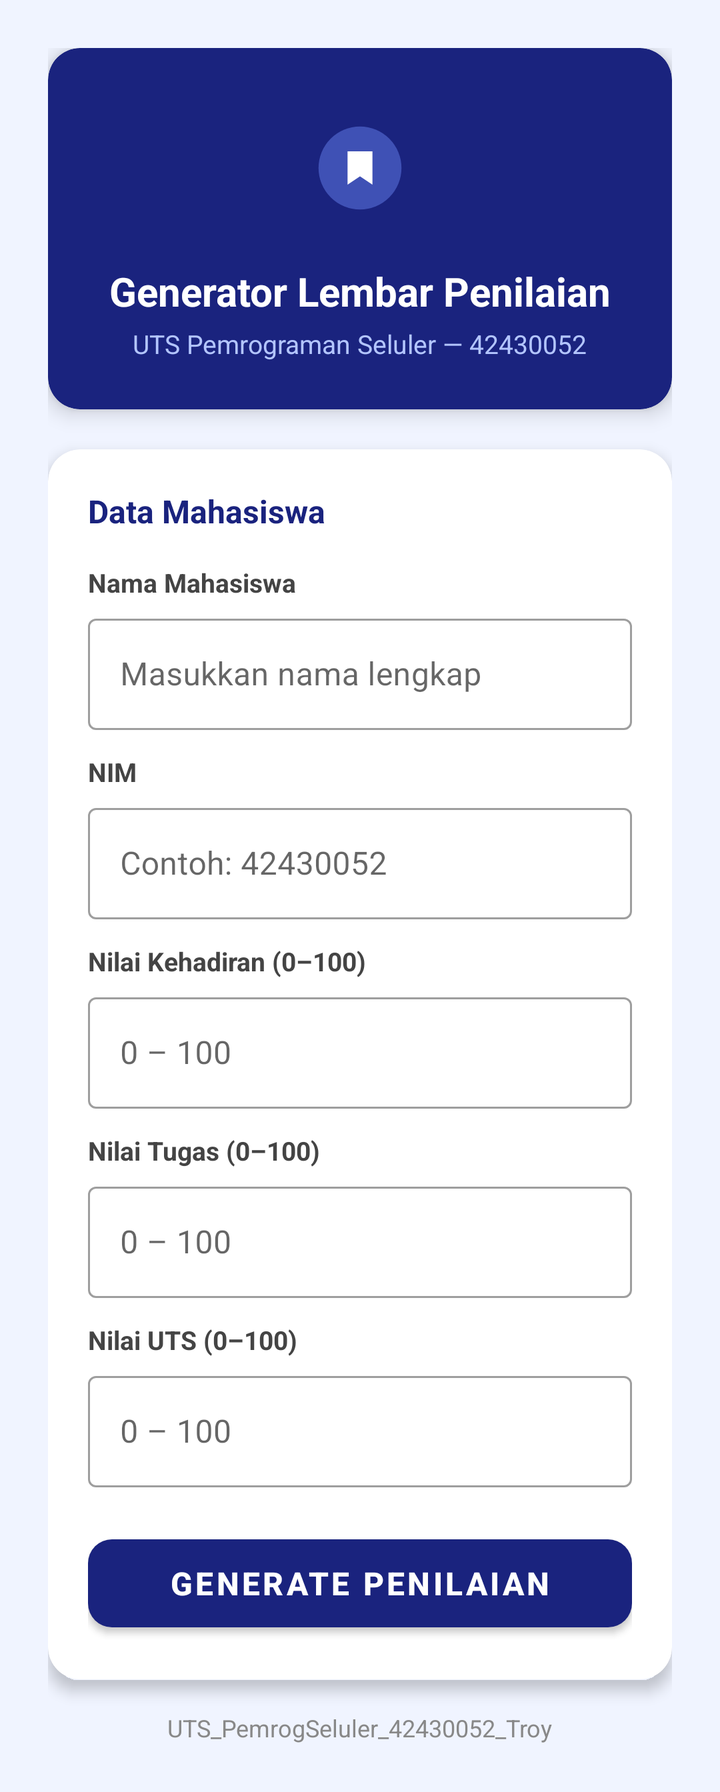
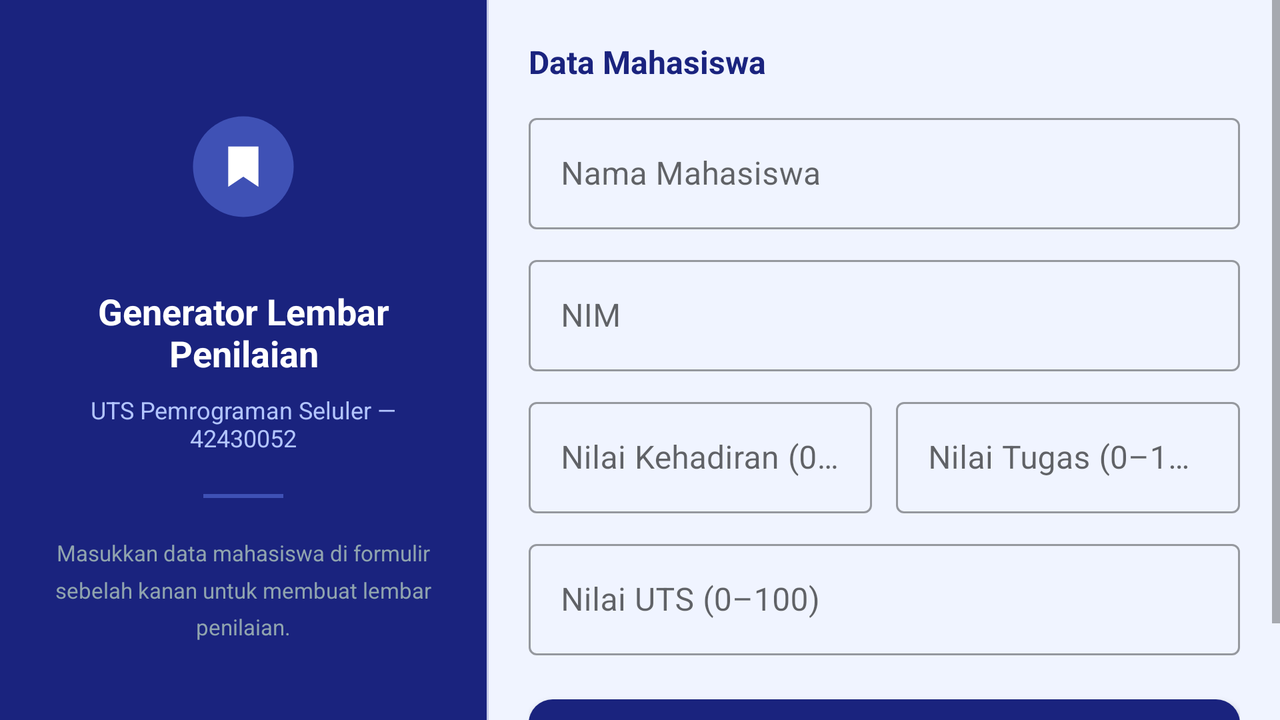

Two renders of one Android screen. The first uses the default layout on a phone; the second uses the alternative layout the repository ships for a different screen configuration, on a matching device. The two XML files are below.
<!-- AndroidManifest.xml: application theme Theme.UTSPemrogSeluler -->
<!-- res/layout/activity_main.xml -->
<?xml version="1.0" encoding="utf-8"?>
<ScrollView xmlns:android="http://schemas.android.com/apk/res/android"
    xmlns:app="http://schemas.android.com/apk/res-auto"
    android:layout_width="match_parent"
    android:layout_height="match_parent"
    android:background="#F0F4FF"
    android:fillViewport="true">

    <androidx.constraintlayout.widget.ConstraintLayout
        android:layout_width="match_parent"
        android:layout_height="wrap_content"
        android:padding="24dp">

        
        <androidx.cardview.widget.CardView
            android:id="@+id/cardHeader"
            android:layout_width="0dp"
            android:layout_height="wrap_content"
            app:cardCornerRadius="16dp"
            app:cardElevation="6dp"
            app:cardBackgroundColor="#1A237E"
            app:layout_constraintTop_toTopOf="parent"
            app:layout_constraintStart_toStartOf="parent"
            app:layout_constraintEnd_toEndOf="parent">

            <LinearLayout
                android:layout_width="match_parent"
                android:layout_height="wrap_content"
                android:orientation="vertical"
                android:padding="24dp"
                android:gravity="center">

                <ImageView
                    android:id="@+id/ivLogo"
                    android:layout_width="72dp"
                    android:layout_height="72dp"
                    android:src="@drawable/ic_launcher_foreground"
                    android:background="@drawable/circle_bg"
                    android:padding="8dp"
                    android:contentDescription="Logo"/>

                <TextView
                    android:layout_width="wrap_content"
                    android:layout_height="wrap_content"
                    android:text="@string/app_title"
                    android:textColor="#FFFFFF"
                    android:textSize="20sp"
                    android:textStyle="bold"
                    android:layout_marginTop="12dp"/>

                <TextView
                    android:layout_width="wrap_content"
                    android:layout_height="wrap_content"
                    android:text="@string/app_subtitle"
                    android:textColor="#B3C5FF"
                    android:textSize="13sp"
                    android:layout_marginTop="4dp"/>
            </LinearLayout>
        </androidx.cardview.widget.CardView>

        
        <androidx.cardview.widget.CardView
            android:id="@+id/cardForm"
            android:layout_width="0dp"
            android:layout_height="wrap_content"
            android:layout_marginTop="20dp"
            app:cardCornerRadius="16dp"
            app:cardElevation="4dp"
            app:cardBackgroundColor="#FFFFFF"
            app:layout_constraintTop_toBottomOf="@id/cardHeader"
            app:layout_constraintStart_toStartOf="parent"
            app:layout_constraintEnd_toEndOf="parent">

            <LinearLayout
                android:layout_width="match_parent"
                android:layout_height="wrap_content"
                android:orientation="vertical"
                android:padding="20dp">

                <TextView
                    android:layout_width="wrap_content"
                    android:layout_height="wrap_content"
                    android:text="@string/label_data_mahasiswa"
                    android:textColor="#1A237E"
                    android:textSize="16sp"
                    android:textStyle="bold"
                    android:layout_marginBottom="16dp"/>

                
                <TextView
                    android:layout_width="wrap_content"
                    android:layout_height="wrap_content"
                    android:text="@string/label_nama"
                    android:textColor="#444444"
                    android:textSize="13sp"
                    android:textStyle="bold"/>
                <com.google.android.material.textfield.TextInputLayout
                    android:layout_width="match_parent"
                    android:layout_height="wrap_content"
                    android:layout_marginTop="4dp"
                    android:layout_marginBottom="12dp"
                    style="@style/Widget.MaterialComponents.TextInputLayout.OutlinedBox">
                    <com.google.android.material.textfield.TextInputEditText
                        android:id="@+id/etNama"
                        android:layout_width="match_parent"
                        android:layout_height="wrap_content"
                        android:hint="@string/hint_nama"
                        android:inputType="textPersonName"/>
                </com.google.android.material.textfield.TextInputLayout>

                
                <TextView
                    android:layout_width="wrap_content"
                    android:layout_height="wrap_content"
                    android:text="@string/label_nim"
                    android:textColor="#444444"
                    android:textSize="13sp"
                    android:textStyle="bold"/>
                <com.google.android.material.textfield.TextInputLayout
                    android:layout_width="match_parent"
                    android:layout_height="wrap_content"
                    android:layout_marginTop="4dp"
                    android:layout_marginBottom="12dp"
                    style="@style/Widget.MaterialComponents.TextInputLayout.OutlinedBox">
                    <com.google.android.material.textfield.TextInputEditText
                        android:id="@+id/etNim"
                        android:layout_width="match_parent"
                        android:layout_height="wrap_content"
                        android:hint="@string/hint_nim"
                        android:inputType="number"/>
                </com.google.android.material.textfield.TextInputLayout>

                
                <TextView
                    android:layout_width="wrap_content"
                    android:layout_height="wrap_content"
                    android:text="@string/label_kehadiran"
                    android:textColor="#444444"
                    android:textSize="13sp"
                    android:textStyle="bold"/>
                <com.google.android.material.textfield.TextInputLayout
                    android:layout_width="match_parent"
                    android:layout_height="wrap_content"
                    android:layout_marginTop="4dp"
                    android:layout_marginBottom="12dp"
                    style="@style/Widget.MaterialComponents.TextInputLayout.OutlinedBox">
                    <com.google.android.material.textfield.TextInputEditText
                        android:id="@+id/etKehadiran"
                        android:layout_width="match_parent"
                        android:layout_height="wrap_content"
                        android:hint="@string/hint_nilai"
                        android:inputType="numberDecimal"/>
                </com.google.android.material.textfield.TextInputLayout>

                
                <TextView
                    android:layout_width="wrap_content"
                    android:layout_height="wrap_content"
                    android:text="@string/label_tugas"
                    android:textColor="#444444"
                    android:textSize="13sp"
                    android:textStyle="bold"/>
                <com.google.android.material.textfield.TextInputLayout
                    android:layout_width="match_parent"
                    android:layout_height="wrap_content"
                    android:layout_marginTop="4dp"
                    android:layout_marginBottom="12dp"
                    style="@style/Widget.MaterialComponents.TextInputLayout.OutlinedBox">
                    <com.google.android.material.textfield.TextInputEditText
                        android:id="@+id/etTugas"
                        android:layout_width="match_parent"
                        android:layout_height="wrap_content"
                        android:hint="@string/hint_nilai"
                        android:inputType="numberDecimal"/>
                </com.google.android.material.textfield.TextInputLayout>

                
                <TextView
                    android:layout_width="wrap_content"
                    android:layout_height="wrap_content"
                    android:text="@string/label_uts"
                    android:textColor="#444444"
                    android:textSize="13sp"
                    android:textStyle="bold"/>
                <com.google.android.material.textfield.TextInputLayout
                    android:layout_width="match_parent"
                    android:layout_height="wrap_content"
                    android:layout_marginTop="4dp"
                    android:layout_marginBottom="20dp"
                    style="@style/Widget.MaterialComponents.TextInputLayout.OutlinedBox">
                    <com.google.android.material.textfield.TextInputEditText
                        android:id="@+id/etUts"
                        android:layout_width="match_parent"
                        android:layout_height="wrap_content"
                        android:hint="@string/hint_nilai"
                        android:inputType="numberDecimal"/>
                </com.google.android.material.textfield.TextInputLayout>

                
                <com.google.android.material.button.MaterialButton
                    android:id="@+id/btnGenerate"
                    android:layout_width="match_parent"
                    android:layout_height="56dp"
                    android:text="@string/btn_generate"
                    android:textSize="16sp"
                    android:textStyle="bold"
                    app:backgroundTint="#1A237E"
                    app:cornerRadius="12dp"/>
            </LinearLayout>
        </androidx.cardview.widget.CardView>

        
        <TextView
            android:id="@+id/tvFooter"
            android:layout_width="wrap_content"
            android:layout_height="wrap_content"
            android:layout_marginTop="16dp"
            android:text="@string/footer_text"
            android:textColor="#888888"
            android:textSize="12sp"
            app:layout_constraintTop_toBottomOf="@id/cardForm"
            app:layout_constraintStart_toStartOf="parent"
            app:layout_constraintEnd_toEndOf="parent"
            app:layout_constraintBottom_toBottomOf="parent"/>

    </androidx.constraintlayout.widget.ConstraintLayout>
</ScrollView>
<!-- resources referenced by this layout -->
<resources>
  <!-- drawable ic_launcher_foreground (drawable) -->
  <vector xmlns:android="http://schemas.android.com/apk/res/android"
      android:width="108dp"
      android:height="108dp"
      android:viewportWidth="108"
      android:viewportHeight="108">
    <path
        android:fillColor="#3F51B5"
        android:pathData="M54,54m-40,0a40,40 0,1 1,80 0a40,40 0,1 1,-80 0"/>
    <path
        android:fillColor="#FFFFFF"
        android:pathData="M42,38 L42,70 L54,62 L66,70 L66,38 Z"/>
  </vector>
  <string name="app_subtitle">UTS Pemrograman Seluler — 42430052</string>
  <string name="app_title">Generator Lembar Penilaian</string>
  <string name="btn_generate">Generate Penilaian</string>
  <string name="footer_text">UTS_PemrogSeluler_42430052_Troy</string>
  <string name="hint_nama">Masukkan nama lengkap</string>
  <string name="hint_nilai">0 – 100</string>
  <string name="hint_nim">Contoh: 42430052</string>
  <string name="label_data_mahasiswa">Data Mahasiswa</string>
  <string name="label_kehadiran">Nilai Kehadiran (0–100)</string>
  <string name="label_nama">Nama Mahasiswa</string>
  <string name="label_nim">NIM</string>
  <string name="label_tugas">Nilai Tugas (0–100)</string>
  <string name="label_uts">Nilai UTS (0–100)</string>
  <style name="Theme.UTSPemrogSeluler" parent="Theme.MaterialComponents.DayNight.NoActionBar">
          <item name="colorPrimary">#1A237E</item>
          <item name="colorPrimaryVariant">#3F51B5</item>
          <item name="colorOnPrimary">#FFFFFF</item>
          <item name="colorSecondary">#3F51B5</item>
          <item name="colorSecondaryVariant">#1A237E</item>
          <item name="colorOnSecondary">#FFFFFF</item>
          <item name="android:statusBarColor">?attr/colorPrimaryVariant</item>
      </style>
</resources>
<!-- res/layout-land/activity_main.xml (the repository's variant of the layout above) -->
<!-- drawn on the phone turned sideways -->
<?xml version="1.0" encoding="utf-8"?>
<androidx.constraintlayout.widget.ConstraintLayout
    xmlns:android="http://schemas.android.com/apk/res/android"
    xmlns:app="http://schemas.android.com/apk/res-auto"
    android:layout_width="match_parent"
    android:layout_height="match_parent"
    android:background="#F0F4FF">

    
    <LinearLayout
        android:id="@+id/layoutLeft"
        android:layout_width="0dp"
        android:layout_height="match_parent"
        android:orientation="vertical"
        android:gravity="center"
        android:background="#1A237E"
        android:padding="24dp"
        app:layout_constraintTop_toTopOf="parent"
        app:layout_constraintBottom_toBottomOf="parent"
        app:layout_constraintStart_toStartOf="parent"
        app:layout_constraintEnd_toStartOf="@id/divider"
        app:layout_constraintWidth_percent="0.38">

        <ImageView
            android:layout_width="88dp"
            android:layout_height="88dp"
            android:src="@drawable/ic_launcher_foreground"
            android:background="@drawable/circle_bg"
            android:padding="10dp"
            android:contentDescription="Logo"/>

        <TextView
            android:layout_width="wrap_content"
            android:layout_height="wrap_content"
            android:text="@string/app_title"
            android:textColor="#FFFFFF"
            android:textSize="18sp"
            android:textStyle="bold"
            android:gravity="center"
            android:layout_marginTop="16dp"/>

        <TextView
            android:layout_width="wrap_content"
            android:layout_height="wrap_content"
            android:text="@string/app_subtitle"
            android:textColor="#B3C5FF"
            android:textSize="12sp"
            android:gravity="center"
            android:layout_marginTop="8dp"/>

        <View
            android:layout_width="40dp"
            android:layout_height="2dp"
            android:background="#3F51B5"
            android:layout_marginTop="20dp"
            android:layout_marginBottom="20dp"/>

        <TextView
            android:layout_width="wrap_content"
            android:layout_height="wrap_content"
            android:text="@string/info_landscape"
            android:textColor="#90A4AE"
            android:textSize="11sp"
            android:gravity="center"
            android:lineSpacingMultiplier="1.4"/>
    </LinearLayout>

    
    <View
        android:id="@+id/divider"
        android:layout_width="1dp"
        android:layout_height="match_parent"
        android:background="#C5CAE9"
        app:layout_constraintTop_toTopOf="parent"
        app:layout_constraintBottom_toBottomOf="parent"
        app:layout_constraintStart_toEndOf="@id/layoutLeft"/>

    
    <ScrollView
        android:layout_width="0dp"
        android:layout_height="match_parent"
        app:layout_constraintTop_toTopOf="parent"
        app:layout_constraintBottom_toBottomOf="parent"
        app:layout_constraintStart_toEndOf="@id/divider"
        app:layout_constraintEnd_toEndOf="parent">

        <LinearLayout
            android:layout_width="match_parent"
            android:layout_height="wrap_content"
            android:orientation="vertical"
            android:padding="20dp">

            <TextView
                android:layout_width="wrap_content"
                android:layout_height="wrap_content"
                android:text="@string/label_data_mahasiswa"
                android:textColor="#1A237E"
                android:textSize="16sp"
                android:textStyle="bold"
                android:layout_marginBottom="12dp"/>

            
            <com.google.android.material.textfield.TextInputLayout
                android:layout_width="match_parent"
                android:layout_height="wrap_content"
                android:hint="@string/label_nama"
                android:layout_marginBottom="10dp"
                style="@style/Widget.MaterialComponents.TextInputLayout.OutlinedBox">
                <com.google.android.material.textfield.TextInputEditText
                    android:id="@+id/etNama"
                    android:layout_width="match_parent"
                    android:layout_height="wrap_content"
                    android:inputType="textPersonName"/>
            </com.google.android.material.textfield.TextInputLayout>

            
            <com.google.android.material.textfield.TextInputLayout
                android:layout_width="match_parent"
                android:layout_height="wrap_content"
                android:hint="@string/label_nim"
                android:layout_marginBottom="10dp"
                style="@style/Widget.MaterialComponents.TextInputLayout.OutlinedBox">
                <com.google.android.material.textfield.TextInputEditText
                    android:id="@+id/etNim"
                    android:layout_width="match_parent"
                    android:layout_height="wrap_content"
                    android:inputType="number"/>
            </com.google.android.material.textfield.TextInputLayout>

            
            <LinearLayout
                android:layout_width="match_parent"
                android:layout_height="wrap_content"
                android:orientation="horizontal"
                android:layout_marginBottom="10dp">

                <com.google.android.material.textfield.TextInputLayout
                    android:layout_width="0dp"
                    android:layout_height="wrap_content"
                    android:layout_weight="1"
                    android:hint="@string/label_kehadiran"
                    android:layout_marginEnd="6dp"
                    style="@style/Widget.MaterialComponents.TextInputLayout.OutlinedBox">
                    <com.google.android.material.textfield.TextInputEditText
                        android:id="@+id/etKehadiran"
                        android:layout_width="match_parent"
                        android:layout_height="wrap_content"
                        android:inputType="numberDecimal"/>
                </com.google.android.material.textfield.TextInputLayout>

                <com.google.android.material.textfield.TextInputLayout
                    android:layout_width="0dp"
                    android:layout_height="wrap_content"
                    android:layout_weight="1"
                    android:hint="@string/label_tugas"
                    android:layout_marginStart="6dp"
                    style="@style/Widget.MaterialComponents.TextInputLayout.OutlinedBox">
                    <com.google.android.material.textfield.TextInputEditText
                        android:id="@+id/etTugas"
                        android:layout_width="match_parent"
                        android:layout_height="wrap_content"
                        android:inputType="numberDecimal"/>
                </com.google.android.material.textfield.TextInputLayout>
            </LinearLayout>

            
            <com.google.android.material.textfield.TextInputLayout
                android:layout_width="match_parent"
                android:layout_height="wrap_content"
                android:hint="@string/label_uts"
                android:layout_marginBottom="16dp"
                style="@style/Widget.MaterialComponents.TextInputLayout.OutlinedBox">
                <com.google.android.material.textfield.TextInputEditText
                    android:id="@+id/etUts"
                    android:layout_width="match_parent"
                    android:layout_height="wrap_content"
                    android:inputType="numberDecimal"/>
            </com.google.android.material.textfield.TextInputLayout>

            
            <com.google.android.material.button.MaterialButton
                android:id="@+id/btnGenerate"
                android:layout_width="match_parent"
                android:layout_height="52dp"
                android:text="@string/btn_generate"
                android:textSize="15sp"
                android:textStyle="bold"
                app:backgroundTint="#1A237E"
                app:cornerRadius="12dp"/>
        </LinearLayout>
    </ScrollView>

</androidx.constraintlayout.widget.ConstraintLayout>
<!-- resources referenced by the variant -->
<!-- as the phone turned sideways resolves them -->
<resources>
  <!-- drawable ic_launcher_foreground (drawable) -->
  <vector xmlns:android="http://schemas.android.com/apk/res/android"
      android:width="108dp"
      android:height="108dp"
      android:viewportWidth="108"
      android:viewportHeight="108">
    <path
        android:fillColor="#3F51B5"
        android:pathData="M54,54m-40,0a40,40 0,1 1,80 0a40,40 0,1 1,-80 0"/>
    <path
        android:fillColor="#FFFFFF"
        android:pathData="M42,38 L42,70 L54,62 L66,70 L66,38 Z"/>
  </vector>
  <string name="app_subtitle">UTS Pemrograman Seluler — 42430052</string>
  <string name="app_title">Generator Lembar Penilaian</string>
  <string name="btn_generate">Generate Penilaian</string>
  <string name="info_landscape">Masukkan data mahasiswa di formulir sebelah kanan untuk membuat lembar penilaian.</string>
  <string name="label_data_mahasiswa">Data Mahasiswa</string>
  <string name="label_kehadiran">Nilai Kehadiran (0–100)</string>
  <string name="label_nama">Nama Mahasiswa</string>
  <string name="label_nim">NIM</string>
  <string name="label_tugas">Nilai Tugas (0–100)</string>
  <string name="label_uts">Nilai UTS (0–100)</string>
  <style name="Theme.UTSPemrogSeluler" parent="Theme.MaterialComponents.DayNight.NoActionBar">
          <item name="colorPrimary">#1A237E</item>
          <item name="colorPrimaryVariant">#3F51B5</item>
          <item name="colorOnPrimary">#FFFFFF</item>
          <item name="colorSecondary">#3F51B5</item>
          <item name="colorSecondaryVariant">#1A237E</item>
          <item name="colorOnSecondary">#FFFFFF</item>
          <item name="android:statusBarColor">?attr/colorPrimaryVariant</item>
      </style>
</resources>
